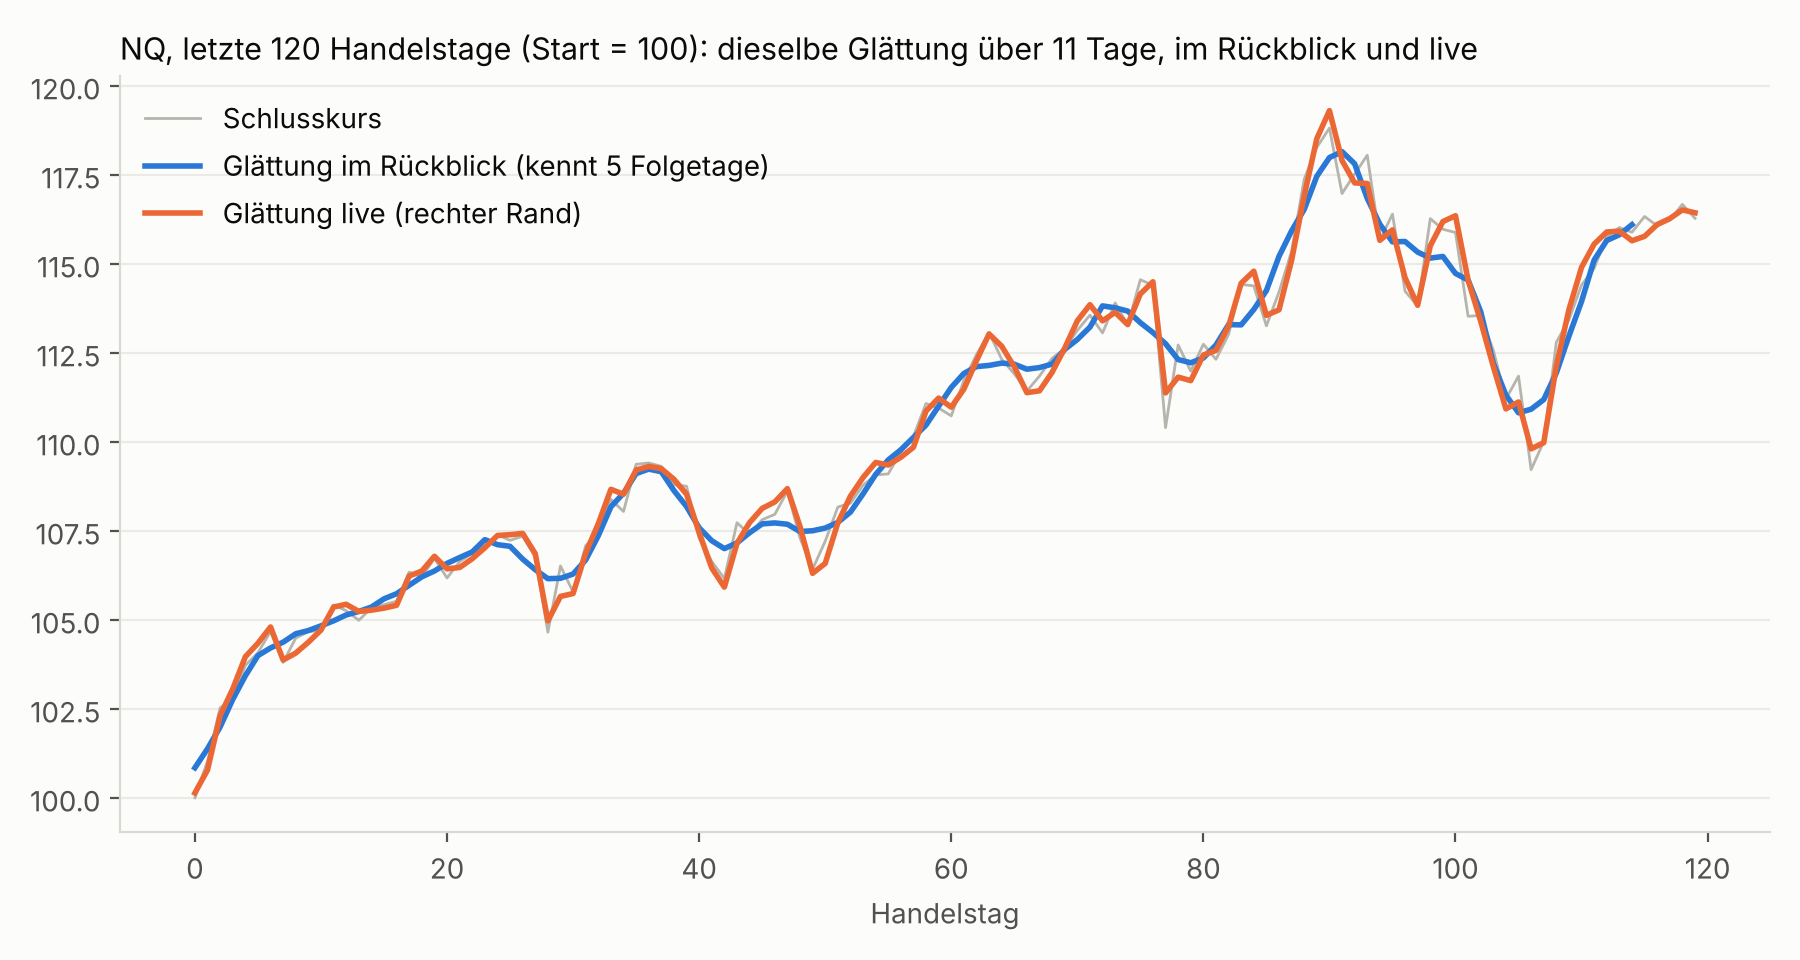

Reproduce this figure in Python.
"""
Rollierender Ruecktest des "Wendepunkt-Radars" (Ansatz aus dem ChatGPT-Verlauf) auf NQ-Tagesdaten.

Verfahren wie dort beschrieben:
  * Savitzky-Golay = lokales Polynom 3. Grades ueber 7 / 11 / 15 Handelstage
  * 1. und 2. Ableitung am rechten Rand (nur Daten bis zum jeweiligen Tag)
  * Ampel:  ROT   f' < 0 und f'' < 0   (faellt, beschleunigt)
            GELB  f' < 0 und f'' > 0   (faellt, bremst ab)
            GRUEN f' > 0               (steigt; getrennt nach f'' > 0 / < 0)
  * Auswertung: Rendite der folgenden 5 und 10 Handelstage

Daten: Schlusskurs 16:00 New York, CFD 2016-2022 und NQ-Future 2023-2025 (Renditen verkettet).

Teile:
  1  Ampel je Fenster und bei Einigkeit aller drei Fenster
  2  Signal-Ereignisse (Wechsel ROT->GELB, Dreh nach oben / unten)
  3  Live gemeldete Wendepunkte gegen Wendepunkte im Rueckblick (zentrierte Glaettung)
  4  Integral der Abweichung vom Trend als Ueberdehnungs-Indikator
  5  Einfache Handelsregeln aus der Ampel

Aufruf:  python funktions_studien/wendepunkt_radar.py [--plot]         (eigene Kurse: --csv datei.csv, Spalten date,close)
"""
import sys
from pathlib import Path

import numpy as np
import pandas as pd

from k2_level_scan import load

WINDOWS = (7, 11, 15)
HORIZONS = (5, 10)
pd.set_option("display.width", 200)


def daily_closes():
    if "--csv" in sys.argv:
        df = pd.read_csv(sys.argv[sys.argv.index("--csv") + 1])
        df.columns = [c.lower() for c in df.columns]
        s = pd.Series(df["close"].values, index=pd.to_datetime(df["date"])).sort_index().dropna()
        return np.log(s)
    rets = []
    for kind in ("CFD", "NQ"):
        b = load(kind)
        if kind == "NQ":
            b = b[b.index >= "2023-01-01"]
        hm = b.index.strftime("%H:%M")
        r = b[(hm >= "09:30") & (hm < "16:00")]
        d = r["close"].groupby(r.index.normalize()).agg(["last", "count"])
        d = d[(d["count"] > 300) & (d.index.dayofweek < 5)]["last"]
        rets.append(np.log(d).diff().dropna())
    r = pd.concat(rets)
    return r.cumsum() + np.log(10000)                    # verketteter log-Kurs (Startniveau beliebig)


def edge_derivs(y, w, deg=3, at="right"):
    """Lokales Polynom ueber w Punkte; f' und f'' am rechten Rand (kausal) oder in der Mitte (Rueckblick)."""
    x = np.arange(w) - (w - 1 if at == "right" else (w - 1) / 2)
    P = np.linalg.pinv(np.vander(x, deg + 1, increasing=True))
    win = np.lib.stride_tricks.sliding_window_view(y, w)
    c = win @ P.T
    n = len(y)
    f, d1, d2 = (np.full(n, np.nan) for _ in range(3))
    idx = np.arange(len(win)) + (w - 1 if at == "right" else w // 2)
    f[idx], d1[idx], d2[idx] = c[:, 0], c[:, 1], 2 * c[:, 2]
    return f, d1, d2


def fwd(y, h):
    out = np.full(len(y), np.nan)
    out[:-h] = y[h:] - y[:-h]
    return out


def summ(mask, y, base=None):
    """Mittlere Folgerendite, Trefferquote, t-Wert gegen den Durchschnitt aller Tage (ueberlappungsbereinigt)."""
    r = {"Tage": int(np.nansum(mask))}
    for h in HORIZONS:
        f = fwd(y, h)
        ok = mask & ~np.isnan(f)
        allf = f[~np.isnan(f)]
        if ok.sum() < 5:
            r.update({f"{h}T Ø": np.nan, f"{h}T >0": np.nan, f"{h}T t": np.nan}); continue
        x = f[ok]
        se = x.std(ddof=1) / np.sqrt(max(len(x) / h, 1))            # ~ unabhaengige Beobachtungen
        r.update({f"{h}T Ø": x.mean(), f"{h}T >0": (x > 0).mean(), f"{h}T t": (x.mean() - allf.mean()) / se})
    return r


def show(title, rows, idx):
    df = pd.DataFrame(rows).set_index(idx)
    f = {c: ("{:+.2%}".format if c.endswith("Ø") else "{:.0%}".format if c.endswith(">0") else "{:+.2f}".format)
         for c in df.columns if c != "Tage" and df[c].dtype != object}
    print(f"== {title} ==")
    print(df.to_string(formatters=f), "\n")
    return df


def state(d1, d2):
    s = np.full(len(d1), "", dtype=object)
    s[(d1 < 0) & (d2 < 0)] = "ROT"
    s[(d1 < 0) & (d2 >= 0)] = "GELB"
    s[(d1 >= 0) & (d2 >= 0)] = "GRUEN beschleunigt"
    s[(d1 >= 0) & (d2 < 0)] = "GRUEN bremst"
    return s


ORDER = ["ROT", "GELB", "GRUEN beschleunigt", "GRUEN bremst"]


def main():
    lp = daily_closes()
    y = lp.values
    n = len(y)
    print(f"{n} Handelstage {lp.index[0].date()} .. {lp.index[-1].date()}\n")
    D = {w: edge_derivs(y, w) for w in WINDOWS}
    S = {w: state(D[w][1], D[w][2]) for w in WINDOWS}
    valid = S[15] != ""

    # ---- 1
    rows = [dict(Fenster="-", Ampel="alle Tage", **summ(valid, y))]
    for w in WINDOWS:
        rows += [dict(Fenster=w, Ampel=a, **summ(S[w] == a, y)) for a in ORDER]
    agree = (S[7] == S[11]) & (S[11] == S[15]) & valid
    rows += [dict(Fenster="alle 3 einig", Ampel=a, **summ(agree & (S[11] == a), y)) for a in ORDER]
    show("1: Ampel -> Rendite der folgenden 5 / 10 Handelstage (t = Abstand zum Durchschnitt aller Tage)",
         rows, ["Fenster", "Ampel"])
    print(f"Alle drei Fenster einig an {agree.sum() / valid.sum():.0%} der Tage\n")

    # ---- 2
    rows = []
    for w in WINDOWS:
        d1, d2, s = D[w][1], D[w][2], S[w]
        prev = np.r_[[""], s[:-1]]
        ev = {"ROT -> GELB (Abwaertsbewegung bremst)": (prev == "ROT") & (s == "GELB"),
              "Dreh nach oben (f' wird positiv)": (np.r_[np.nan, d1[:-1]] < 0) & (d1 >= 0),
              "Dreh nach unten (f' wird negativ)": (np.r_[np.nan, d1[:-1]] >= 0) & (d1 < 0),
              "GRUEN: Anstieg beginnt zu bremsen": (prev == "GRUEN beschleunigt") & (s == "GRUEN bremst")}
        rows += [dict(Fenster=w, Ereignis=k, **summ(v, y)) for k, v in ev.items()]
        g = np.where((prev == "ROT") & (s == "GELB"))[0]
        nxt = [next((S[w][j] for j in range(i + 1, min(i + 11, n)) if S[w][j] != "GELB"), "GELB") for i in g]
        print(f"Fenster {w}: nach ROT->GELB folgt zuerst GRUEN in {np.mean([x.startswith('GRUEN') for x in nxt]):.0%}, "
              f"zurueck zu ROT in {np.mean([x == 'ROT' for x in nxt]):.0%} der {len(g)} Faelle")
    print()
    show("2: Signal-Ereignisse -> Folgerendite", rows, ["Fenster", "Ereignis"])

    # ---- 3
    print("== 3: Live gemeldete Wendepunkte gegen Wendepunkte im Rueckblick ==")
    rows = []
    for w in WINDOWS:
        fc, c1, _ = edge_derivs(y, w, at="center")                       # Rueckblick-Kurve
        d1 = D[w][1]
        for name, sgn in (("Tief", 1), ("Hoch", -1)):
            hind = np.where((sgn * np.r_[np.nan, c1[:-1]] < 0) & (sgn * c1 >= 0))[0]
            live = np.where((sgn * np.r_[np.nan, d1[:-1]] < 0) & (sgn * d1 >= 0))[0]
            live = live[live < n - w]                                    # Rueckblick muss dort schon feststehen
            lag = [l - hind[hind <= l][-1] for l in live if (hind <= l).any()]
            hit = np.array([x <= w // 2 for x in lag])
            found = np.mean([((live >= h) & (live <= h + w // 2)).any() for h in hind[hind < n - w]])
            # wie viel der Bewegung ist bei der Live-Meldung schon vorbei?
            gone, rest = [], []
            for l in live:
                hh = hind[hind <= l]
                if len(hh) and l - hh[-1] <= w // 2:
                    lo = y[max(hh[-1] - 2, 0):l + 1].min() if sgn == 1 else y[max(hh[-1] - 2, 0):l + 1].max()
                    gone.append(sgn * (y[l] - lo))
                    rest.append(sgn * (y[min(l + 10, n - 1)] - y[l]))
            rows.append(dict(Fenster=w, Typ=name, Rueckblick=len(hind), Live_Meldungen=len(live),
                             echt=hit.mean(), Rueckblick_erkannt=found, Verzug_Tage=np.median(np.array(lag)[hit]),
                             schon_gelaufen=np.mean(gone), danach_10T=np.mean(rest)))
    df = pd.DataFrame(rows).set_index(["Fenster", "Typ"])
    print(df.to_string(formatters={"echt": "{:.0%}".format, "Rueckblick_erkannt": "{:.0%}".format,
                                   "Verzug_Tage": "{:.0f}".format, "schon_gelaufen": "{:+.2%}".format,
                                   "danach_10T": "{:+.2%}".format}), "\n")

    # ---- 4
    sma = pd.Series(y).rolling(20).mean().values
    dev = y - sma
    sd = pd.Series(np.diff(y, prepend=y[0])).rolling(60).std().shift(1).values
    integ = pd.Series(dev).rolling(20).sum().values / (sd * 20)           # Flaeche der Abweichung, normiert
    q = pd.qcut(pd.Series(integ), 5, labels=["Q1 stark darunter", "Q2", "Q3", "Q4", "Q5 stark darueber"])
    show("4: Integral der Abweichung vom 20-Tage-Durchschnitt (20 Tage, in Tages-Sigma) -> Folgerendite",
         [dict(Quintil=k, **summ((q == k).values, y)) for k in q.cat.categories], "Quintil")

    # ---- 5
    r = np.diff(y, append=np.nan)                                         # Rendite von t nach t+1
    cost = 0.0001
    def perf(pos):
        pnl = pos[:-1] * r[:-1] - cost * np.abs(np.diff(pos, prepend=0))[:-1]
        pnl = pnl[np.where(valid)[0][0]:]
        eq = np.cumsum(pnl)
        return dict(Rendite_pa=pnl.mean() * 252, Sharpe=pnl.mean() / pnl.std() * np.sqrt(252),
                    MaxDD=(eq - np.maximum.accumulate(eq)).min(), investiert=np.abs(pos[valid]).mean())
    rows = [dict(Regel="Kaufen und Halten", **perf(valid.astype(float)))]
    for w in WINDOWS:
        s = S[w]
        g = np.char.startswith(s.astype(str), "GRUEN")
        rows += [dict(Regel=f"{w}T: long bei GRUEN", **perf(g.astype(float))),
                 dict(Regel=f"{w}T: long bei GRUEN oder GELB", **perf((g | (s == "GELB")).astype(float))),
                 dict(Regel=f"{w}T: long ausser bei ROT->short", **perf(np.where(s == "ROT", -1.0, 1.0) * valid)),
                 dict(Regel=f"{w}T: long bei GELB oder ROT (Gegenteil)", **perf(((s == "GELB") | (s == "ROT")).astype(float)))]
    a = agree
    rows += [dict(Regel="einig: long bei GRUEN, flat bei ROT, sonst halten",
                  **perf(pd.Series(np.where(a & np.char.startswith(S[11].astype(str), "GRUEN"), 1.0,
                                            np.where(a & (S[11] == "ROT"), 0.0, np.nan))).ffill().fillna(0).values))]
    df = pd.DataFrame(rows).set_index("Regel")
    print("== 5: Handelsregeln aus der Ampel (1 bp Kosten je Wechsel) ==")
    print(df.to_string(formatters={"Rendite_pa": "{:+.1%}".format, "Sharpe": "{:+.2f}".format,
                                   "MaxDD": "{:.0%}".format, "investiert": "{:.0%}".format}), "\n")

    if "--plot" in sys.argv:
        plot(lp, D)


def plot(lp, D, w=11, last=120):
    import matplotlib
    matplotlib.use("Agg")
    import matplotlib.pyplot as plt
    ink, mute, surf, blue, orange = "#0b0b0b", "#52514e", "#fcfcfb", "#2a78d6", "#eb6834"
    plt.rcParams.update({"font.size": 10, "axes.edgecolor": "#d9d8d2", "axes.labelcolor": mute,
                         "xtick.color": mute, "ytick.color": mute, "text.color": ink})
    y = lp.values
    n = len(y)
    fc, _, _ = edge_derivs(y, w, at="center")
    fr, _, _ = D[w]
    sl = slice(n - last, n)
    x = np.arange(last)
    base = y[sl][0]
    idx = lambda a: np.exp(a - base) * 100
    fig, ax = plt.subplots(figsize=(9, 4.8), facecolor=surf)
    ax.set_facecolor(surf)
    ax.spines[["top", "right"]].set_visible(False)
    ax.grid(axis="y", color="#ebeae5", lw=.8)
    ax.plot(x, idx(y[sl]), color="#b5b4ad", lw=1, label="Schlusskurs")
    ax.plot(x, idx(fc[sl]), color=blue, lw=2, label="Glättung im Rückblick (kennt 5 Folgetage)")
    ax.plot(x, idx(fr[sl]), color=orange, lw=2, label="Glättung live (rechter Rand)")
    ax.set_title(f"NQ, letzte {last} Handelstage (Start = 100): dieselbe Glättung über {w} Tage, im Rückblick und live",
                 loc="left", fontsize=11)
    ax.set_xlabel("Handelstag")
    ax.legend(frameon=False, loc="upper left")
    fig.tight_layout()
    fig.savefig(Path(__file__).resolve().parent / "wendepunkt_radar.png", dpi=200, facecolor=surf)
    print("Grafik gespeichert: wendepunkt_radar.png")


if __name__ == "__main__":
    main()
